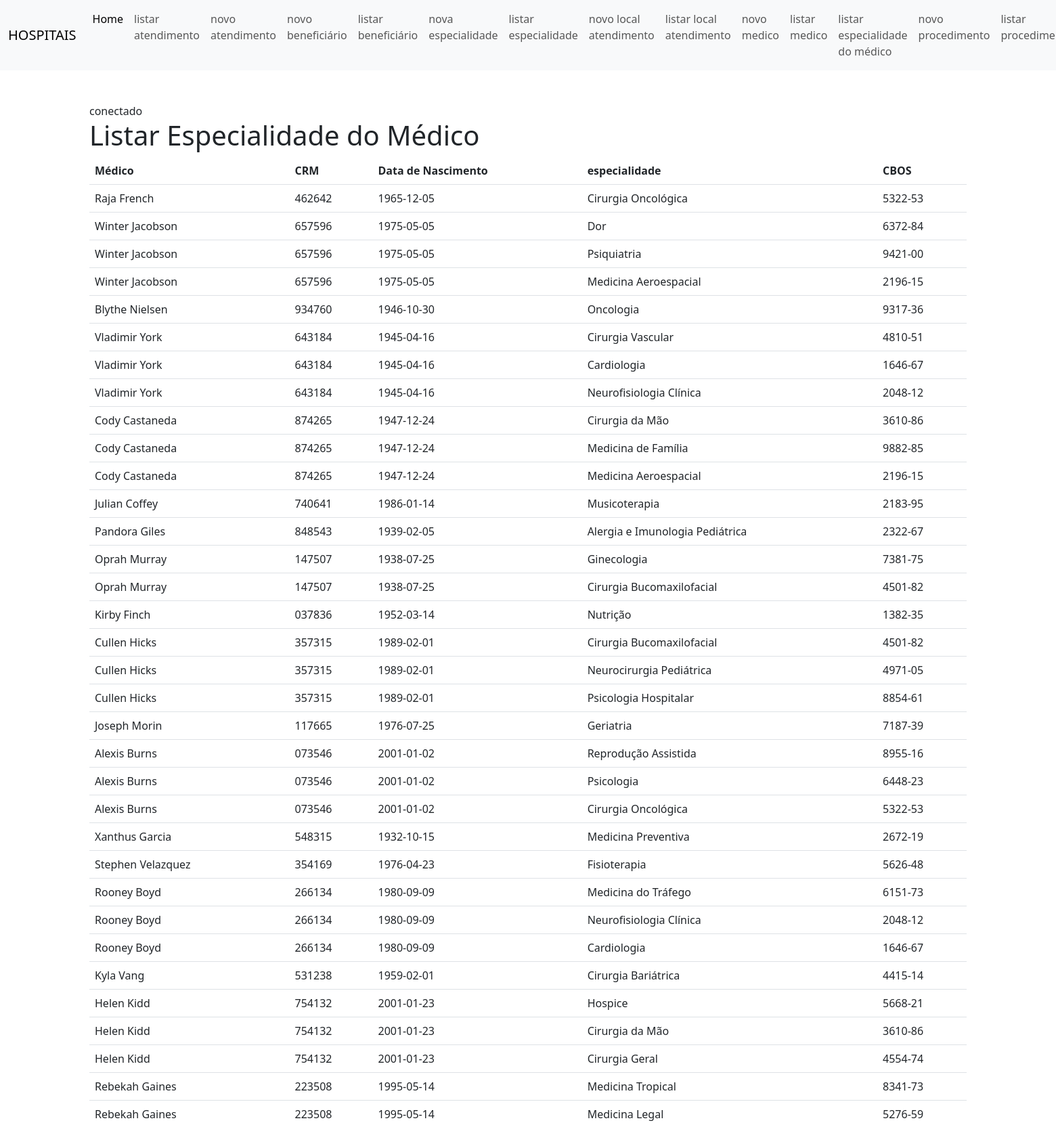
The page /?page=listar-medico_especialidade (upper part) on the database its author committed.
### tables this page shows
create table Medico(
	id int primary key auto_increment,
	nome VARCHAR(255),
  crm VARCHAR(10),
  data_nasc DATE
);

create table Especialidade(
	id int primary key auto_increment,
	especialidade VARCHAR(255),
	CBOS VARCHAR(10)
);

### CRUD/Medico_Especialidade/listar-medico_especialidade.php (the view)
<h1>Listar Especialidade do Médico</h1>
<?php
  $sql = "SELECT
  m.id AS medicoID,
  m.nome AS nomeMedico,
  m.crm AS crmMedico,
  m.data_nasc AS dataNascimento,
  e.id AS especialidadeID,
  e.especialidade AS nomeEspecialidade,
  e.CBOS AS cbosEspecialidade
FROM
  Medico_Especialidade AS me
INNER JOIN Medico AS m ON me.medicoID = m.id
INNER JOIN Especialidade AS e ON me.especialidadeID = e.id;
";
  $res = $conn->query($sql);
  $qtd = $res->num_rows;
  if($qtd > 0){
    print "<table class='table' table-hover table-striped
    table-bordered>";
      print "<tr>";
      print "<th>Médico</th>";
      print "<th>CRM</th>";
      print "<th>Data de Nascimento</th>";
      print "<th>especialidade</th>";
      print "<th>CBOS</th>";
      print "</tr>";
    while($row = $res->fetch_object()){
      print "<tr>";
      print "<td>".$row->nomeMedico."</td>";
      print "<td>".$row->crmMedico."</td>";
      print "<td>".$row->dataNascimento."</td>";
      print "<td>".$row->nomeEspecialidade."</td>";
      print "<td>".$row->cbosEspecialidade."</td>";
      print "</tr>";
    }
    print "</table>";
  }else{
    print "<p class='alert alert-danger'>Não encontrou resultados! </p>";
  }
?>

### rows shown on the page
medico: nome "Raja French", crm "462642", data_nasc "1965-12-05", especialidade.especialidade "Cirurgia Oncológica", especialidade.CBOS "5322-53"
medico: nome "Winter Jacobson", crm "657596", data_nasc "1975-05-05", especialidade.especialidade "Dor", especialidade.CBOS "6372-84", especialidade.especialidade "Psiquiatria", especialidade.CBOS "9421-00", especialidade.especialidade "Medicina Aeroespacial", especialidade.CBOS "2196-15"
medico: nome "Blythe Nielsen", crm "934760", data_nasc "1946-10-30", especialidade.especialidade "Oncologia", especialidade.CBOS "9317-36"
medico: nome "Vladimir York", crm "643184", data_nasc "1945-04-16", especialidade.especialidade "Cirurgia Vascular", especialidade.CBOS "4810-51", especialidade.especialidade "Cardiologia", especialidade.CBOS "1646-67", especialidade.especialidade "Neurofisiologia Clínica", especialidade.CBOS "2048-12"
medico: nome "Cody Castaneda", crm "874265", data_nasc "1947-12-24", especialidade.especialidade "Cirurgia da Mão", especialidade.CBOS "3610-86", especialidade.especialidade "Medicina de Família", especialidade.CBOS "9882-85", especialidade.especialidade "Medicina Aeroespacial", especialidade.CBOS "2196-15"
medico: nome "Julian Coffey", crm "740641", data_nasc "1986-01-14", especialidade.especialidade "Musicoterapia", especialidade.CBOS "2183-95"
medico: nome "Pandora Giles", crm "848543", data_nasc "1939-02-05", especialidade.especialidade "Alergia e Imunologia Pediátrica", especialidade.CBOS "2322-67"
medico: nome "Oprah Murray", crm "147507", data_nasc "1938-07-25", especialidade.especialidade "Ginecologia", especialidade.CBOS "7381-75", especialidade.especialidade "Cirurgia Bucomaxilofacial", especialidade.CBOS "4501-82"
medico: nome "Kirby Finch", crm "037836", data_nasc "1952-03-14", especialidade.especialidade "Nutrição", especialidade.CBOS "1382-35"
medico: nome "Cullen Hicks", crm "357315", data_nasc "1989-02-01", especialidade.especialidade "Cirurgia Bucomaxilofacial", especialidade.CBOS "4501-82", especialidade.especialidade "Neurocirurgia Pediátrica", especialidade.CBOS "4971-05", especialidade.especialidade "Psicologia Hospitalar", especialidade.CBOS "8854-61"
medico: nome "Joseph Morin", crm "117665", data_nasc "1976-07-25", especialidade.especialidade "Geriatria", especialidade.CBOS "7187-39"
medico: nome "Alexis Burns", crm "073546", data_nasc "2001-01-02", especialidade.especialidade "Reprodução Assistida", especialidade.CBOS "8955-16", especialidade.especialidade "Psicologia", especialidade.CBOS "6448-23", especialidade.especialidade "Cirurgia Oncológica", especialidade.CBOS "5322-53"
medico: nome "Xanthus Garcia", crm "548315", data_nasc "1932-10-15", especialidade.especialidade "Medicina Preventiva", especialidade.CBOS "2672-19"
medico: nome "Stephen Velazquez", crm "354169", data_nasc "1976-04-23", especialidade.especialidade "Fisioterapia", especialidade.CBOS "5626-48"
medico: nome "Rooney Boyd", crm "266134", data_nasc "1980-09-09", especialidade.especialidade "Medicina do Tráfego", especialidade.CBOS "6151-73", especialidade.especialidade "Neurofisiologia Clínica", especialidade.CBOS "2048-12", especialidade.especialidade "Cardiologia", especialidade.CBOS "1646-67"
medico: nome "Kyla Vang", crm "531238", data_nasc "1959-02-01", especialidade.especialidade "Cirurgia Bariátrica", especialidade.CBOS "4415-14"
medico: nome "Helen Kidd", crm "754132", data_nasc "2001-01-23", especialidade.especialidade "Hospice", especialidade.CBOS "5668-21", especialidade.especialidade "Cirurgia da Mão", especialidade.CBOS "3610-86", especialidade.especialidade "Cirurgia Geral", especialidade.CBOS "4554-74"
medico: nome "Rebekah Gaines", crm "223508", data_nasc "1995-05-14", especialidade.especialidade "Medicina Tropical", especialidade.CBOS "8341-73", especialidade.especialidade "Medicina Legal", especialidade.CBOS "5276-59"
